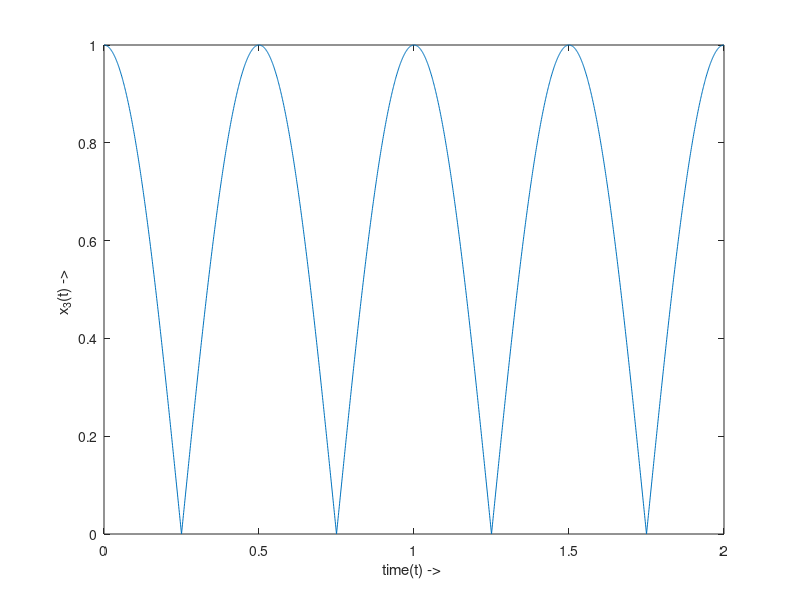

Recreate this plot in MATLAB. (Note: this script raises an error after producing the figure.)
% Name = Mohit Akhouri
% Roll no = 19UCC023
% SSC LAB Batch D1 - Monday ( 2-5 pm )

% Code for generating plot of x3(t) = |cos(2*pi*t)|

t = 0 : 0.001 : 2;
x3 = abs(cos(2*pi*t));
plot(t,x3);
xlabel('time(t) -> ');
ylabel('x_{3}(t) -> ');
title('Mohit Akhouri-19ucc023 - Exercise1\_c','x_{3}(t) = |cos(2\pit)|');
grid on;